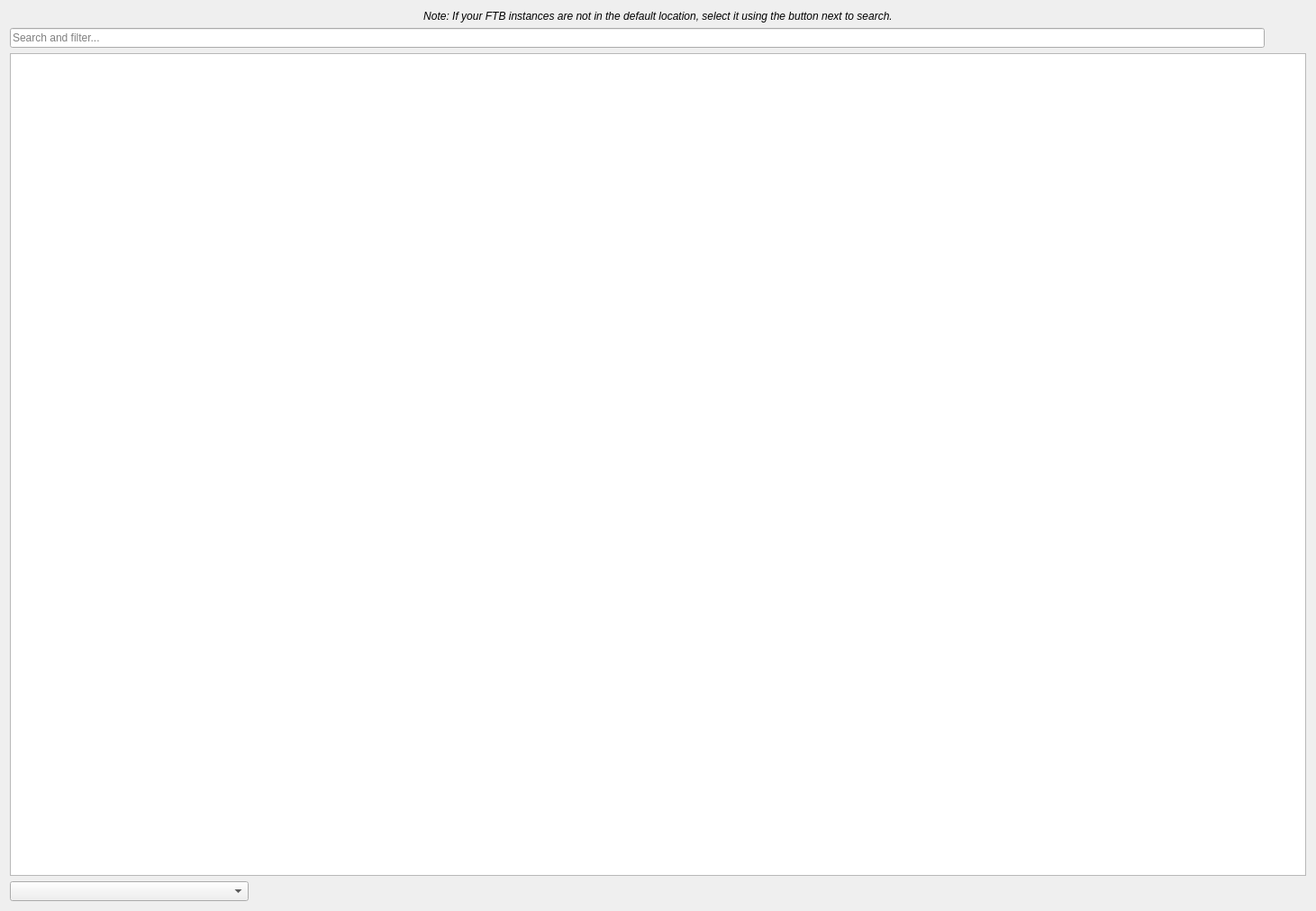
<?xml version="1.0" encoding="UTF-8"?>
<ui version="4.0">
 <class>FTBImportAPP::ImportFTBPage</class>
 <widget class="QWidget" name="FTBImportAPP::ImportFTBPage">
  <property name="geometry">
   <rect>
    <x>0</x>
    <y>0</y>
    <width>1461</width>
    <height>1011</height>
   </rect>
  </property>
  <layout class="QVBoxLayout" name="verticalLayout">
   <item>
    <widget class="QLabel" name="label">
     <property name="font">
      <font>
       <italic>true</italic>
      </font>
     </property>
     <property name="text">
      <string>Note: If your FTB instances are not in the default location, select it using the button next to search.</string>
     </property>
     <property name="alignment">
      <set>Qt::AlignCenter</set>
     </property>
    </widget>
   </item>
   <item>
    <layout class="QHBoxLayout" name="horizontalLayout">
     <item>
      <widget class="QLineEdit" name="searchEdit">
       <property name="placeholderText">
        <string>Search and filter...</string>
       </property>
       <property name="clearButtonEnabled">
        <bool>true</bool>
       </property>
      </widget>
     </item>
     <item>
      <widget class="QPushButton" name="browseButton">
       <property name="toolTip">
        <string>Select FTBApp instances directory</string>
       </property>
       <property name="text">
        <string/>
       </property>
       <property name="icon">
        <iconset theme="viewfolder"/>
       </property>
       <property name="flat">
        <bool>true</bool>
       </property>
      </widget>
     </item>
    </layout>
   </item>
   <item>
    <widget class="QTreeView" name="modpackList">
     <property name="maximumSize">
      <size>
       <width>16777215</width>
       <height>16777215</height>
      </size>
     </property>
    </widget>
   </item>
   <item>
    <layout class="QHBoxLayout" name="horizontalLayout_2">
     <item>
      <widget class="QComboBox" name="sortByBox">
       <property name="minimumSize">
        <size>
         <width>265</width>
         <height>0</height>
        </size>
       </property>
      </widget>
     </item>
     <item>
      <spacer name="horizontalSpacer">
       <property name="orientation">
        <enum>Qt::Horizontal</enum>
       </property>
       <property name="sizeHint" stdset="0">
        <size>
         <width>40</width>
         <height>20</height>
        </size>
       </property>
      </spacer>
     </item>
    </layout>
   </item>
  </layout>
 </widget>
 <resources/>
 <connections/>
</ui>
